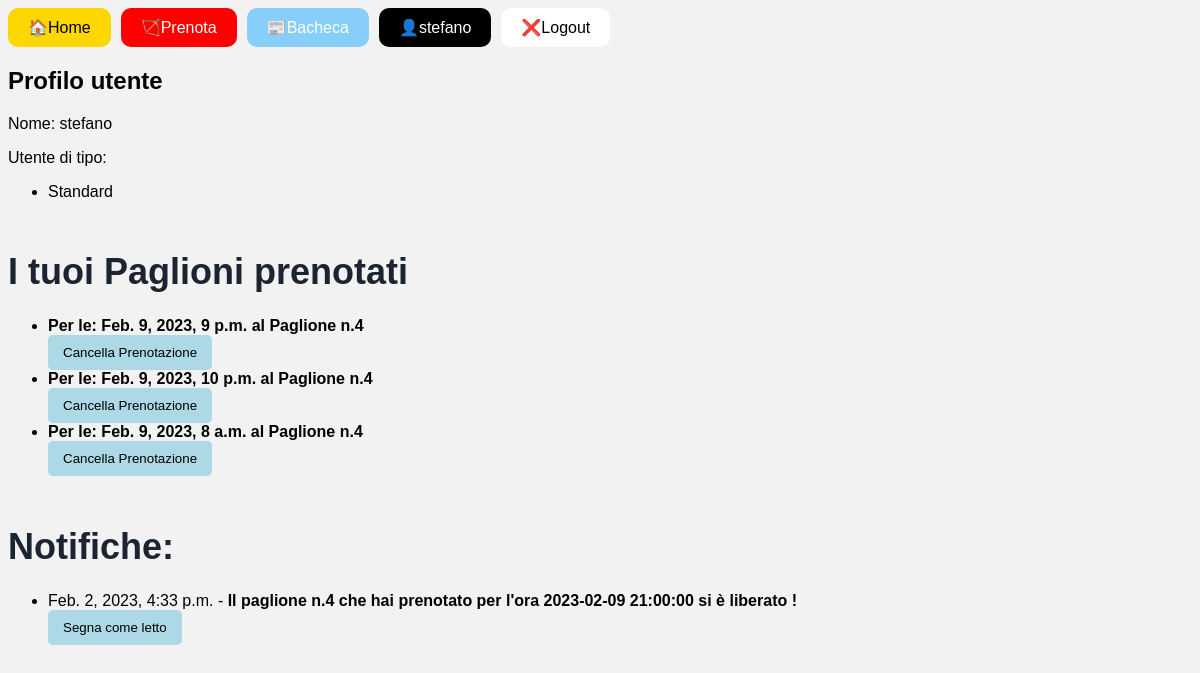
Page /accounts/profile/ (signed in) on the earlier database version.
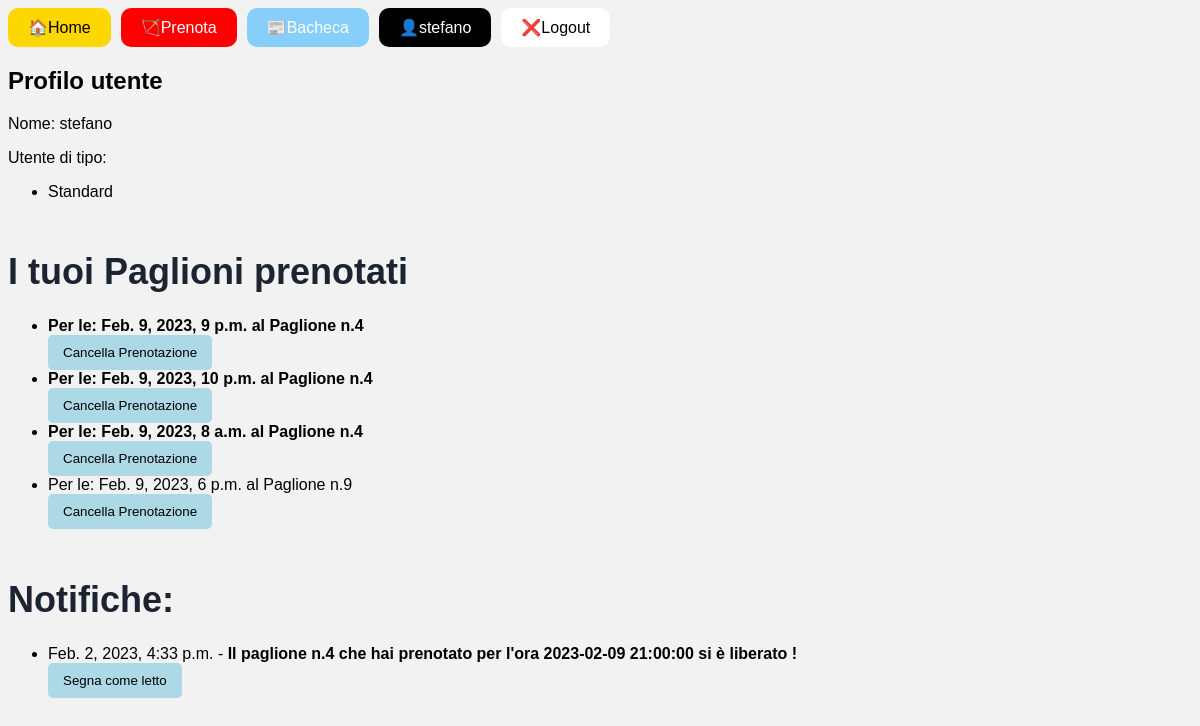
Same page on the later database version.
### prenotazioni/models.py (models this page shows, shortened)
class Prenotazione(models.Model):
    priorità = models.DateTimeField()
    ora_prenotata = models.DateTimeField()
    paglione = models.ForeignKey(
        Paglione, on_delete=models.CASCADE, related_name='prenotazioni')
    utente = models.ForeignKey(
        User, on_delete=models.CASCADE, related_name="prenotazioni")
    def primo_priorità(self):
        return Prenotazione.objects.filter(ora_prenotata=self.ora_prenotata, paglione=self.paglione).order_by('priorità').first() == self
    class Meta:
        verbose_name_plural = "Prenotazioni"
        constraints = [
            models.UniqueConstraint(
                fields=['ora_prenotata', 'utente'], name='unique_migration_host_combination'
            )
        ]

class Paglione(models.Model):
    attivo = models.BooleanField(default=True)
    class Meta:
        verbose_name_plural = "Paglioni"

class Cancellazione(models.Model):
    utente = models.ForeignKey(User, on_delete=models.CASCADE, blank=True,
                               null=True, default=None, related_name="cancellazioni")
    ora_creazione = models.DateTimeField()
    messaggio = models.TextField()
    class Meta:
        verbose_name_plural = "Cancellazioni"

### utenti/views.py (the view)
# urls.py: path('profile/', ProfileView.as_view(), name='profile'),
class ProfileView(LoginRequiredMixin, TemplateView):
    template_name = 'profile.html'
    def get_context_data(self, **kwargs):
        context = super().get_context_data(**kwargs)
        prenotazioni = Prenotazione.objects.filter(utente=self.request.user)
        context['prenotazioni'] = {
            prenotazione: prenotazione.primo_priorità() for prenotazione in prenotazioni}
        cancellazioni = Cancellazione.objects.filter(
            utente=self.request.user).order_by('ora_creazione')
        context['cancellazioni'] = cancellazioni
        return context

### utenti/templates/profile.html (shortened to what this page needs)
{% extends 'base.html' %}
{% block content %}
<h2>Profilo utente</h2>
<p>Nome: {{ user }} </p>
<p>Utente di tipo:
    <ul>
        {% for group in user.groups.all %}
            <li>{{ group.name }}</li>
        {% endfor %}
    </ul>
</p>
    <h1>I tuoi Paglioni prenotati</h1>
    {% if prenotazioni %}
        <ul>
            {% for prenotazione,primo in prenotazioni.items %}
                {% if primo %}
                    <li> <b> Per le: {{ prenotazione.ora_prenotata }}    al Paglione n.{{ prenotazione.paglione.id }} </b>
                        <form action="{% url 'cancella_prenotazione' prenotazione.id %}" method="post">
                            <input type="submit" value="Cancella Prenotazione">
                        </form>
                    </li>
                {% else %}
                    <li>Per le: {{ prenotazione.ora_prenotata }}    al Paglione n.{{ prenotazione.paglione.id }}
                        <form action="{% url 'cancella_prenotazione' prenotazione.id %}" method="post">
                            <input type="submit" value="Cancella Prenotazione">
                        </form>
                    </li>
                {% endif %}
            {% endfor %}
        </ul>
    {% else %}
        <p>Nessun paglione prenotato.</p>
    {% endif %}
    <h1>Notifiche:</h1>
    {% if cancellazioni %}
    <ul>
        {% for cancellazione in cancellazioni %}
            <li> {{ cancellazione.ora_creazione }} - <b> {{ cancellazione.messaggio }} </b>
                <form action="{% url 'segna_come_letto' cancellazione.id %}" method="post">
                    <input type="submit" value="Segna come letto">
                </form>
            </li>
        {% endfor %}
    </ul>
    {% else %}
        <p>Nessuna notifica al momento</p>
    {% endif %}
{% endblock %}

Differences in the rows shown:
added Prenotazione: ora_prenotata "Feb. 9, 2023, 6 p.m.", paglione.id "9"
